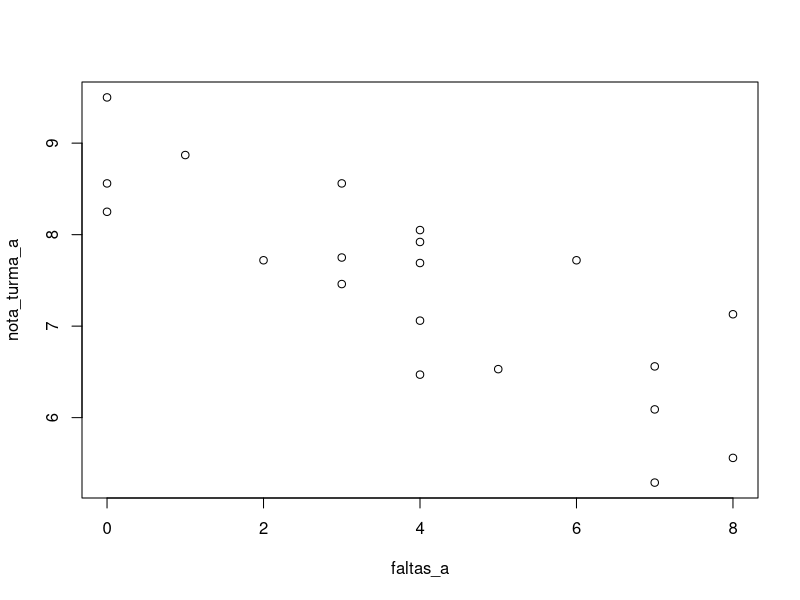
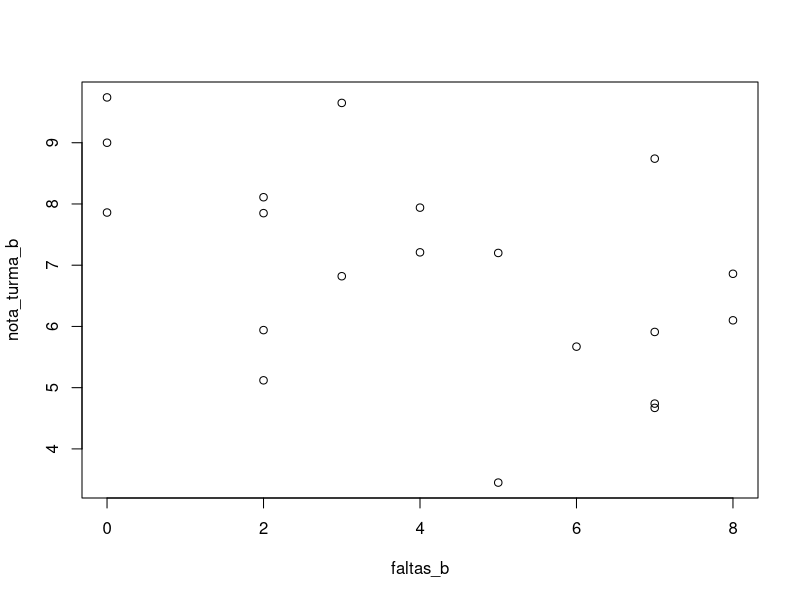

Recreate these plots in R, in order.
dataset <- read.csv("aluno_turmas_fisica.csv", sep = ";")

# Q1. b
nota_turma_a <- dataset$Nota_TurmaA
nota_turma_b <- dataset$Nota_TurmaB

media_turma_a <- mean(nota_turma_a)
media_turma_b <- mean(nota_turma_b)

mediana_turma_a <- median(nota_turma_a)
mediana_turma_b <- median(nota_turma_b)

desvio_padrao_a <- sd(nota_turma_a)
desvio_padrao_b <- sd(nota_turma_b)

# Q1. d
table(dataset$Posicao_TurmaA)
table(dataset$Posicao_TurmaB)

# Q2. a
faltas_a <- dataset$Faltas_TurmaA
faltas_b <- dataset$Presenca_TurmaB

plot(faltas_a, nota_turma_a)
plot(faltas_b, nota_turma_b)

# Q3. a
# H0: ma <= mb
# HA: ma > mb

qt(0.95, 19)
t <- (media_turma_a - media_turma_b) / sqrt((desvio_padrao_a ^ 2) / 20 + (desvio_padrao_b ^ 2) / 20)
